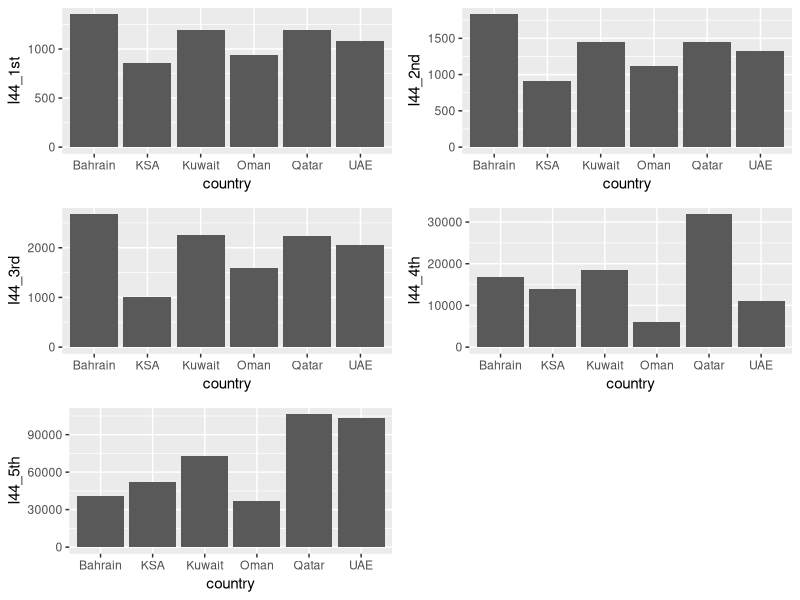

This figure's R source: (Note: this script raises an error after producing the figure.)
library(ggplot2)
library(dplyr)
library(gridExtra)


setwd('C:\\Users\\secretary-1\\Udacity\\Data Analysis\\P5')
pf <- read.csv('income_per_person_gdppercapita_ppp_inflation_adjusted.csv', check.names = FALSE)
# check.names = FALSE used to disable changing years to Xyear

every_44_mean <- data.frame(country=pf[,1], I44_1st = rowMeans(pf[,2:44], na.rm=TRUE),
           I44_2nd = rowMeans(pf[,45:88], na.rm=TRUE),
           I44_3rd = rowMeans(pf[,89:132], na.rm=TRUE),
           I44_4th = rowMeans(pf[,133:176], na.rm=TRUE),
           I44_5th = rowMeans(pf[,177:220], na.rm=TRUE))

data1 <- subset(every_44_mean, 
                country == 'Saudi Arabia'| country == 'United Arab Emirates'| 
                country == 'Bahrain'| country == 'Kuwait'|
                country == 'Oman' | country == 'Qatar')

data1$country
data1$country <- c('Bahrain','Kuwait','Oman','Qatar','KSA','UAE')

p1 <- ggplot(data= data1, aes(country,I44_1st))+
  geom_col()
p2 <- ggplot(data= data1, aes(country,I44_2nd))+
  geom_col()
p3 <- ggplot(data= data1, aes(country,I44_3rd))+
  geom_col()
p4 <- ggplot(data= data1, aes(country,I44_4th))+
  geom_col()
p5 <- ggplot(data= data1, aes(country,I44_5th))+
  geom_col()

grid.arrange(p1, p2, p3, p4, p5)
names(data1)
da

library(reshape2)

convr_data1 <- melt(data1, id.vars="country", variable="duration")

ggplot(convr_data1, aes(x=country, y=value, colour=duration)) + 
  geom_point(size=2)+
  ylab('income per person')

ggplot(aes(x = country, y= value, group = 1), data = convr_data1)+
  geom_col(aes(color = duration, fill = factor(duration)))


ggplot(aes(x = duration, y= value, group = 1), data = convr_data1)+
  geom_line(aes(color = country))


pf2 <- read.csv('Book1.csv')

pf$country <- as.character(pf$country)
class(pf$country)

pf2$country <- as.character(pf2$country)
class(pf2$country)

new_pf2 <- left_join(pf, pf2, by=c('country'='country'))


new_pf2$country <- factor(new_pf2$country)
class(new_pf2$country)

convr_data2 <- melt(new_pf2, id.vars=c("country",'Location', 'Income') , variable.name="Years", value.name ='GDP')

convr_data2$Years <- as.integer(as.character(convr_data2$Years))
class(convr_data2$Years)

ggplot(data = convr_data2, aes(Years, GDP))+
  geom_line(aes(color = Income), stat = 'summary', fun.y = mean)+
  scale_x_continuous(breaks = seq(1800, 2018,20))+
  facet_wrap(~Location)

ggsave('countries_income_during_200.jpeg')
